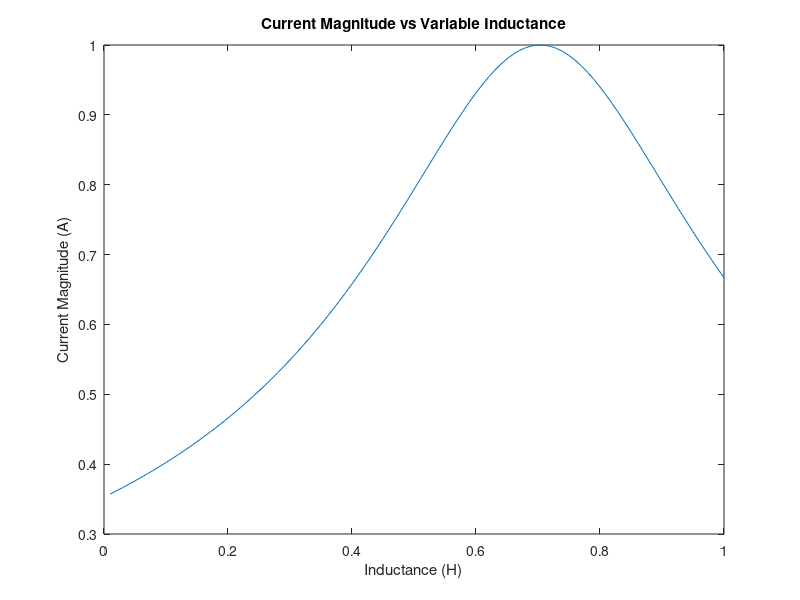
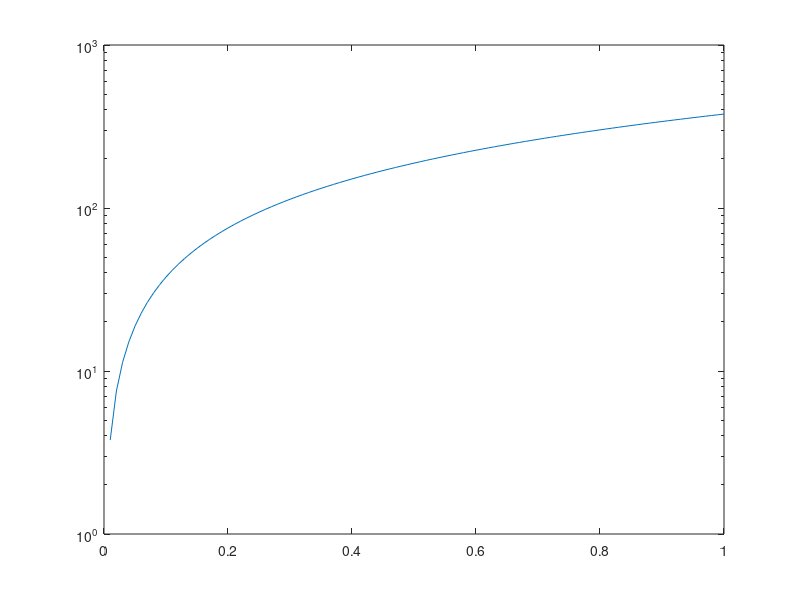

These figures' MATLAB source, in order: (Note: this script raises an error after producing the figures.)
v = 100;
w = 60 * 2 * pi;
R = 100;
C = 10e-6;
L = 10e-3:10e-3:1;

current = v ./ (sqrt(R^2 + ((w*L) - (1/(w*C))).^2));
xL = w .* L;
xC = 1 / (w*C);
vL = abs(current .* (i*w*L));
vC = abs(current * (i*(1/(w*C))));
vR = abs(current * R);
 
figure(1);
plot(L,current);
title("Current Magnitude vs Variable Inductance");
xlabel("Inductance (H)");
ylabel("Current Magnitude (A)");


figure(2);
semilogy(L,xL);
hold on 
yline(xC);
hold off
title("Component Reactance Magnitude vs Variable Inductance");
xlabel("Inductance (H)");
ylabel("Component Reactance Magnitude (Ohms)");
legend("xL", "xC");

figure(3);
hold on 
semilogx(L,vL);
hold on 
semilogx(L,vC);
hold on
semilogx(L, vR);
hold off
legend ("vL", "vC", "vR");
title("Component Voltage Magnitude vs Variable Inductance");
xlabel("Inductance (H)");
ylabel("Component Voltage Magnitude (V)");


C = 1e-6:(1e-6 * 5): 100e-6;
L = 100e-3;

current = v ./ (sqrt(R^2 + ((w*L) - (1./(w*C))).^2));
xL = w * L;
xC = 1 ./ (w*C);
vL = abs(current * (i*w*L));
vC = abs(current .* (i*(1./(w*C))));
vR = abs(current * R);

figure(4);
plot(C,current);
title("Current Magnitude vs Variable Capacitance");
xlabel("Capacitance (F)");
ylabel("Current Magnitude (A)");


figure(5);
yline(xL);
hold on 
semilogy(C,xC);
hold off
title("Component Reactance Magnitude vs Variable Capacitance");
xlabel("Capacitance (F)");
ylabel("Component Reactance Magnitude (Ohms)");
legend("xL", "xC");

figure(6);
hold on 
semilogx(C,vL);
hold on 
semilogx(C,vC);
hold on
semilogx(C, vR);
hold off
legend ("vL", "vC", "vR");
title("Component Voltage Magnitude vs Variable Capacitance");
xlabel("Capacitance (F)");
ylabel("Component Voltage Magnitude (V)");

